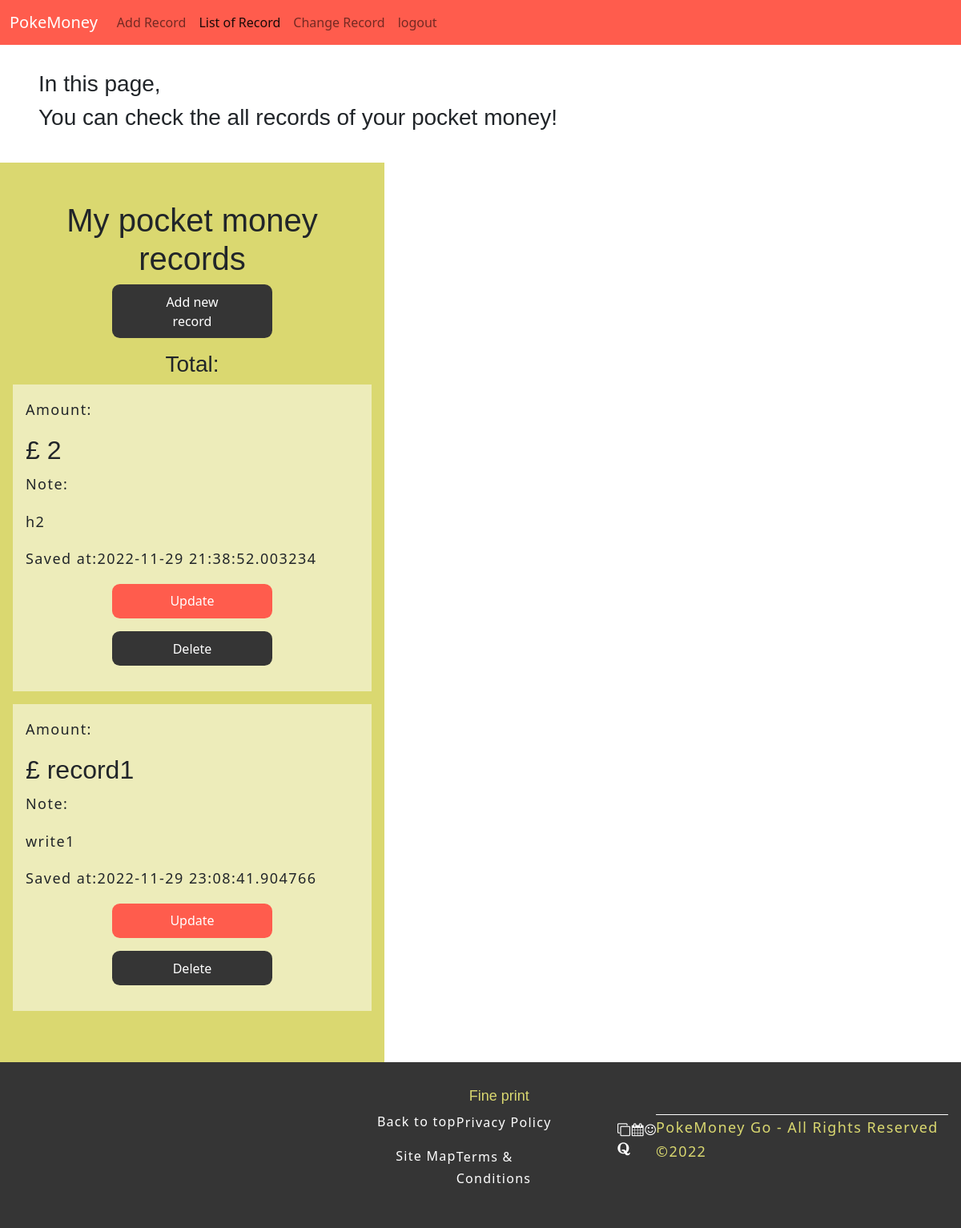
The app's page /create (signed in), older data.
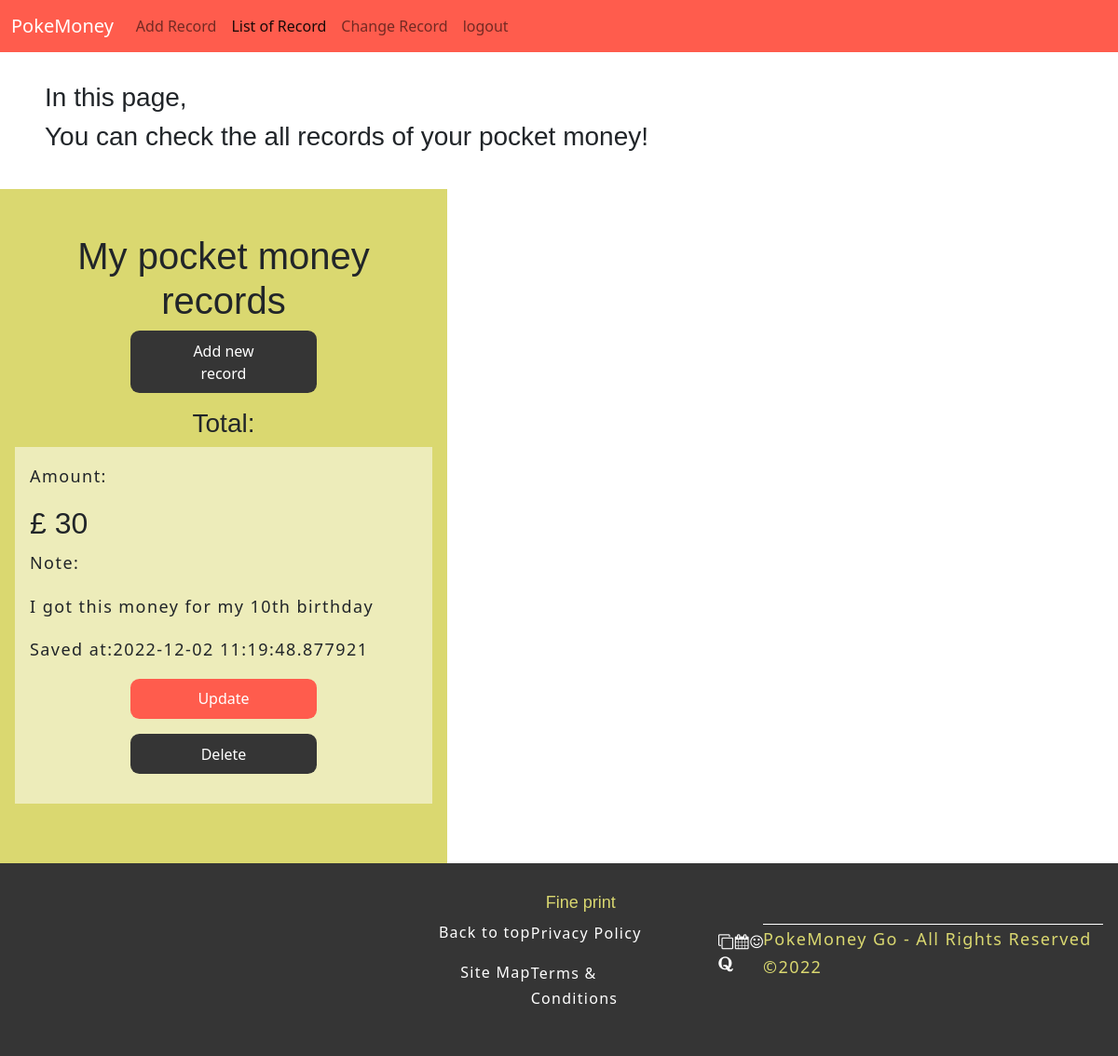
The same page, newer data.
### app.py (models this page shows)
class Post(db.Model):
  id = db.Column(db.Integer, primary_key=True)
  title = db.Column(db.String(5), nullable=False)
  body = db.Column(db.String(300), nullable=False) #note
  created_at = db.Column(db.DateTime, nullable=False, default=datetime.now())

### app.py (the view)
@app.route('/create', methods=['GET', 'POST']) #get=access to the web page
@login_required
def create():
    if request.method == 'GET':
      posts = Post.query.all()
      return render_template('create.html', posts=posts)

### app.py (called while the page is built)
@login_manager.user_loader
def load_uder(user_id):
    return User.query.get(int(user_id))

### templates/create.html (shortened to what this page needs)
{% extends "record.html" %}
{% block subtitle %}
  <nav class="navbar navbar-expand-lg" role="navigation" style="background-color: #ff5c4d;">
    <div class="container-fluid">
      <a class="navbar-brand" href="#" style="color: #fff;">PokeMoney</a>
      <div class="collapse navbar-collapse" id="navbarNav">
        <ul class="navbar-nav">
          <li class="nav-item">
            <a class="nav-link" aria-current="true" href="/record">Add Record</a>
          </li>
          <li class="nav-item">
            <a class="nav-link active" href="/create">List of Record</a>
          </li>
          <li class="nav-item">
            <a class="nav-link" href="/1/update">Change Record</a>
          </li>
          <li class="nav-item">
            <a a class="nav-link" href="/login">logout</a>
          </li>
        </ul>
      </div>
    </div>
  </nav>
  <div class="header-box">
    <h3>In this page,</h3>
    <h3>You can check the all records of your pocket money! </h3>
  </div>
{% endblock %}
{% block content %}
  <main>
    <div>
      <h1>My pocket money records</h1>
      <div class="button2">
        <a href="/record" role="button">Add new record</a>
      </div>
        <h3>Total: </h3>
        {% for post in posts %}
          <article>
            <div class="article-box">
              <p>Amount:</p>
              <h2>£ {{post.title}}</h2>
            </div>
            <div>
              <p>Note:</p>
              <p>{{post.body}}</p>
            </div>
            <div>
              <p>Saved at:{{post.created_at}}</p>
            </div>
            <div class="button1">
              <a href="/{{post.id}}/update" role="button">Update</a>
            </div>
            <div class="button">
              <a href="/{{post.id}}/delete" role="button">Delete</a>
            </div>
          </article>
        {% endfor%}
    </div>
  </main>
{% endblock %}

### templates/record.html (shortened to what this page needs)
{% extends "base.html" %}

### templates/base.html (shortened to what this page needs)
<!DOCTYPE html>
<html lang="en">
<head>
  <link rel="stylesheet" href="{{ url_for('static', filename='css/style.css') }}">
  <link rel="stylesheet" href="https://cdnjs.cloudflare.com/ajax/libs/font-awesome/4.7.0/css/font-awesome.min.css">
  <link href="https://cdn.jsdelivr.net/npm/bootstrap@5.2.3/dist/css/bootstrap.min.css" rel="stylesheet">
</head>
<body>
  <header class="header-section1">
    {% block subtitle %}
    {% endblock %}
  </header>
  <main class="base-main">
    {% block content %}
    {% endblock %}
  </main>
  <footer class="page-footer">
    <div class="footer-column-container">
      <div class="footer-column column-1">
        <a href="#top">
          <p>Back to top</p>
        </a>
        <a href="">
          <p>Site Map</p>
        </a>
      </div>
      <div class="footer-column column-2">
        <h3>Fine print</h3>
        <a href="">
          <p>Privacy Policy</p>
        </a>
        <a href="">
          <p>Terms &amp; Conditions</p>
        </a>
      </div>
      <div class="footer-column column-3">
        <ul>
          <li><a href="#" target="_blank" class="fa fa-clone" aria-hidden="true" aria-hidden="true"></a></li>
          <li><a href="#" target="_blank" class="fa fa-calendar" aria-hidden="true"></a></li>
          <li><a href="#" target="_blank" class="fa fa-smile-o" aria-hidden="true"></a></li>
          <li><a href="#" target="_blank" class="fa fa-quora" aria-hidden="true"></a></li>
        </ul>
      </div>
      <div class="copyright">
        <p class="footer-copyright">
          PokeMoney Go - All Rights Reserved &copy;2022
        </p>
      </div>
    </div>
  </footer>
</body>
</html>

### static/css/style.css (style rules this page uses)
* { margin: 0; padding: 0; box-sizing: border-box; }
html { scroll-behavior: smooth; }
p { line-height: 1.7; font-size: 1.125rem; letter-spacing: 0.08em; }
ul { list-style: none; }
h1, h3, h5 { font-family: 'Avenir', sans-serif; font-weight: 700; }
h1 { font-size: 2rem; }
h3 { font-size: 1.375rem; margin: 0 1rem; }
h2, h4, h6 { font-family: 'Avenir', Helvetica, sans-serif; font-weight: 700; margin: 1rem 0 0.5rem 0; }
h2 { font-size: 1.75rem; }
.header-box { margin: 1rem; padding: 1rem; }
.base-main { background-color:#dad870; height: 100%; max-width: 30rem; display: flex; align-items: center; justify-content: center; padding: 1rem; padding: 3rem 1rem; text-align: center; }
.page-footer { background-color: #353535; display: flex; justify-content: flex-end; text-align: end; padding: 2rem 1rem; }
.copyright { border-top: 1px solid #ffffff; }
.column-3 ul { display: flex; flex-wrap: wrap; justify-content: space-between; }
.column-3 a { color: #ffffff; text-decoration: none; }
.footer-column a, .footer-column p { color: #ffffff; text-decoration: none; font-size: 16px; }
.footer-column h3, .footer-copyright { color: #dad870; font-size: 18px; }
.button, .button1, .button2 { background-color:#353535; padding: 0.6rem; border-radius: 0.6rem; margin: 0 auto; margin-bottom: 1rem; width: 200px; }
.button1 { background-color: #ff5c4d; margin-top: 1rem; }
.button a { color: #ffffff; text-decoration: none; padding: 0 2.5rem; display: flex; justify-content: center; }
.button1 a, .button2 a { color: #ffffff; text-decoration: none; padding: 0 2rem; display: flex; justify-content: center; }
article { background-color: rgba(255, 255, 255, 0.523); text-align: start; padding: 1rem; margin-bottom: 1rem; }
@media only screen and (min-width: 961px) { .footer-column-container { display: flex; justify-content: space-between; align-items: center; text-align: start; } }
@media only screen and (min-width: 961px) { .column-1 { text-align: end; } }
@media only screen and (min-width: 961px) { .column-1, .column-2 { margin-bottom: 0; width: 25%; } }

Row changes from the older to the newer data that the page shows:
removed Post: title "2", body "h2", created_at "2022-11-29 21:38:52.003234"
removed Post: title "record1", body "write1", created_at "2022-11-29 23:08:41.904766"
added Post: title "30", body "I got this money for my 10th birthday", created_at "2022-12-02 11:19:48.877921"
